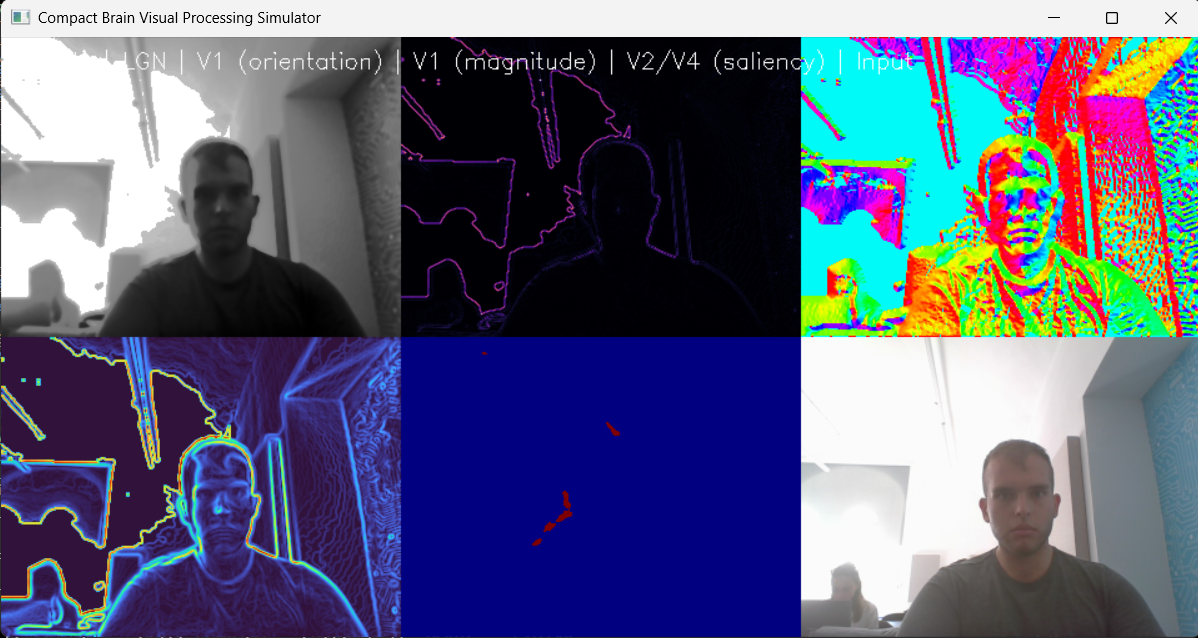
#> input picture my code samples/Snimka zaslona 2025-10-13 140016.png, 1198 x 638 px, given in place of the camera
$ python neurovision.py   (older library calls are emulated)
#> lines starting #> are read from the running program, lines starting #| are printed output that depends on the picture
'''
---

### **1. Retina (gore lijevo)**

* Predstavlja **ulazni sloj vizualnog sustava**, baš kao mrežnica oka.
* Zadužena je za detekciju **svjetline, kontrasta i osnovnih kontura**.
* U kodu to postiže **Gaussian blur + histogram equalization**, čime se simulira adaptacija na svjetlo.
* Retina ne “razumije” što vidi, samo priprema signal za daljnju obradu — čisti i normalizira informacije.

---

### **2. LGN (Lateral Geniculate Nucleus) – gore sredina**

* Ovdje dolazi do **prostorno-frekvencijskog filtriranja** — pojačavanja rubova i prijelaza.
* LGN prenosi informacije iz retine prema vizualnom korteksu i “naglašava” promjene u slici.
* Koristi se **Laplacian filter** koji ističe visoke frekvencije (nagla promjena svjetline).
* U biološkom smislu, LGN je “pojačivač kontrasta” koji priprema podatke za neuronske detektore rubova.

---

### **3. V1 (Orientation Map) – gore desno**

* Simulira **neurone orijentacijske selektivnosti** u primarnom vizualnom korteksu (V1).
* Svaki neuron u V1 “specijaliziran” je za određeni smjer ruba (horizontalni, dijagonalni, vertikalni...).
* Boje na mapi predstavljaju **različite orijentacije rubova** koje mozak detektira u slici.
* Ovo je prvi sloj u mozgu koji “razumije geometriju” slike — gdje su linije, oblici i smjerovi.

---

### **4. V1 (Magnitude Map) – dolje lijevo**

* Prikazuje **snagu** (magnitudu) odgovora iz V1 — koliko je neki rub jak.
* Što je područje svjetlije, to je veći kontrast i jači vizualni signal.
* To je kao “neuronalna aktivnost” – mjesta gdje je mozak najviše “uzbuđen” zbog vizualne promjene.
* U kombinaciji s orijentacijskom mapom, ovo daje potpunu sliku što mozak vidi i koliko jako reagira.

---

### **5. V2/V4 (Saliency Map) – dolje sredina**

* Ovaj sloj detektira **pokret i pažnju** — što se u sceni mijenja i na što bi mozak “gledao”.
* Računa se pomoću **razlike između trenutnog i prethodnog framea**.
* Pokretni dijelovi scene postaju jarko obojeni (crveno, žuto), dok statični dijelovi blijede.
* Ova mapa simulira **mehanizam pažnje** – fokus mozga na dinamične i bitne dijelove okoline.

---

### **6. Input (dolje desno)**

* To je **izvorni video signal** s tvoje kamere — ono što “oko vidi”.
* Služi kao usporedba između sirovog vizualnog inputa i procesiranih slojeva.
* Pokazuje koliko mozak zapravo “transformira” ulazni signal u korisne informacije.
* Na temelju njega možeš vizualno uočiti kako svaka faza obrade dodaje svoj “nivo razumijevanja”.

'''

import cv2
import numpy as np

cap = cv2.VideoCapture(0)
if not cap.isOpened():
    raise SystemExit("Camera not accessible")

def normalize(img):
    img = cv2.normalize(img, None, 0, 255, cv2.NORM_MINMAX)
    return np.uint8(img)

scale = 0.5  # faktor za smanjenje svih prikaza

while True:
    ret, frame = cap.read()
#> frame is the input picture: shape (638, 1198, 3); mean B, G, R 122.5, 95.4, 90.5
    if not ret:
        break

    frame = cv2.resize(frame, None, fx=scale, fy=scale)
#> frame: shape (319, 599, 3)
    gray = cv2.cvtColor(frame, cv2.COLOR_BGR2GRAY)

    # -------- LAYER 1: RETINA (brightness & contrast)
    retina = cv2.GaussianBlur(gray, (5, 5), 0)
    retina = cv2.equalizeHist(retina)

    # -------- LAYER 2: LGN (spatial frequency & edge enhancement)
    high_freq = cv2.Laplacian(retina, cv2.CV_64F)
    high_freq = normalize(np.abs(high_freq))

    # -------- LAYER 3: V1 (orientation selective neurons)
    sobelx = cv2.Sobel(retina, cv2.CV_64F, 1, 0, ksize=3)
    sobely = cv2.Sobel(retina, cv2.CV_64F, 0, 1, ksize=3)
    magnitude = np.sqrt(sobelx**2 + sobely**2)
    angle = np.arctan2(sobely, sobelx)
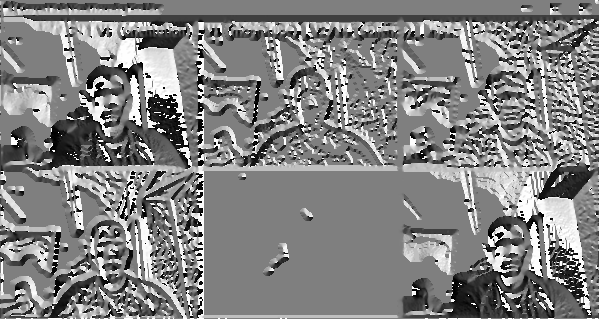
#> angle: shape (319, 599) float64; min -3.14, max 3.14, mean 0.075; drawn with min black and max white
    magnitude = normalize(magnitude)
    orientation = cv2.applyColorMap(normalize((angle + np.pi) * 255 / (2 * np.pi)), cv2.COLORMAP_HSV)
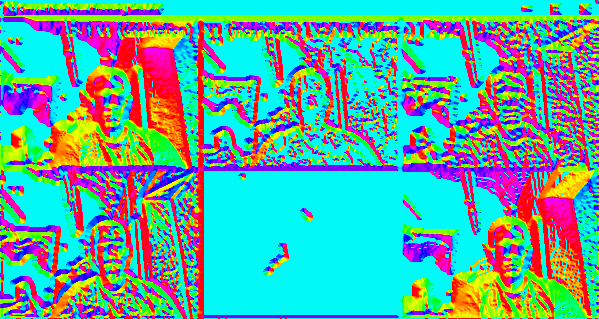
#> orientation: shape (319, 599, 3); mean B, G, R 159.7, 168.8, 92.1

    # -------- LAYER 4: V2/V4 (motion saliency)
    if 'prev_gray' in locals():
        diff = cv2.absdiff(retina, prev_gray)
        motion = cv2.threshold(diff, 30, 255, cv2.THRESH_BINARY)[1]
        motion = cv2.medianBlur(motion, 5)
        saliency = cv2.applyColorMap(motion, cv2.COLORMAP_JET)
    else:
        saliency = np.zeros_like(frame)

    prev_gray = retina.copy()

    # -------- Visualization
    retina_col = cv2.cvtColor(retina, cv2.COLOR_GRAY2BGR)
    high_col = cv2.applyColorMap(high_freq, cv2.COLORMAP_MAGMA)
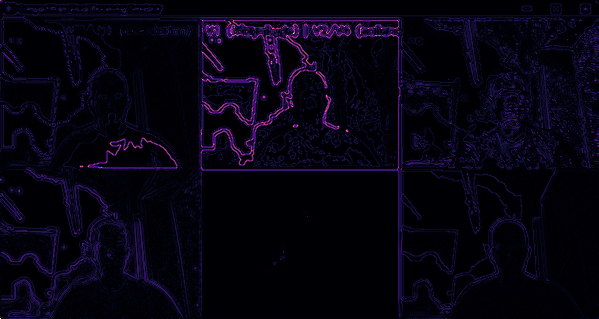
#> high_col: shape (319, 599, 3); mean B, G, R 17.3, 3.2, 6.5
    mag_col = cv2.applyColorMap(magnitude, cv2.COLORMAP_TURBO)
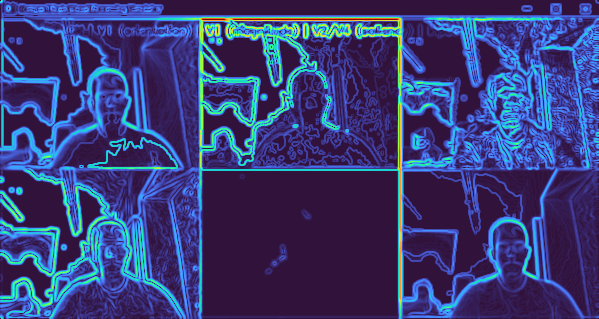
#> mag_col: shape (319, 599, 3); mean B, G, R 118.6, 60.4, 56.3

    # Stack panels (2x3 grid)
    top_row = np.hstack((retina_col, high_col, orientation))
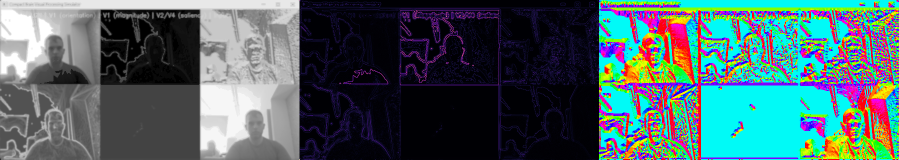
#> top_row: shape (319, 1797, 3) (shown at 1/2 size); mean B, G, R 101.1, 99.4, 75
    bottom_row = np.hstack((mag_col, saliency, frame))
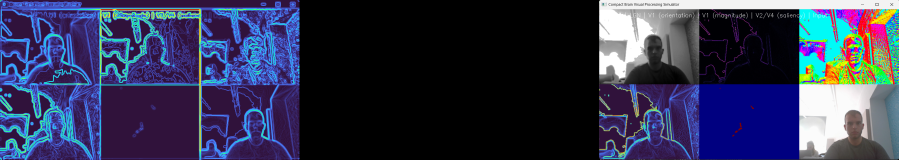
#> bottom_row: shape (319, 1797, 3) (shown at 1/2 size); mean B, G, R 80.4, 52, 49
    combined = np.vstack((top_row, bottom_row))

    cv2.putText(combined,
                'RETINA | LGN | V1 (orientation) | V1 (magnitude) | V2/V4 (saliency) | Input',
                (10, 25), cv2.FONT_HERSHEY_SIMPLEX, 0.6, (255, 255, 255), 1)
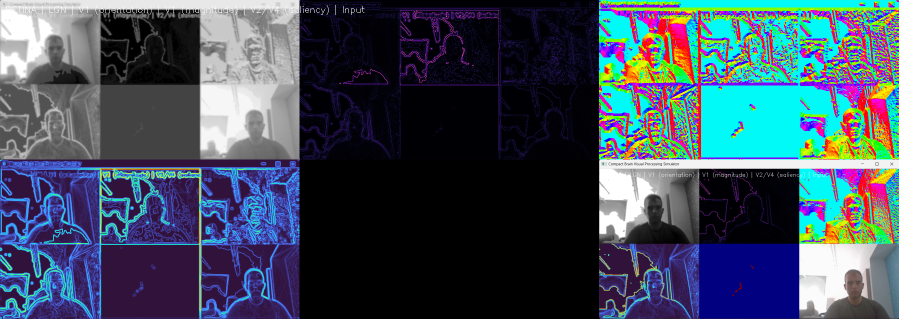
#> combined: shape (638, 1797, 3) (shown at 1/2 size); mean B, G, R 90.9, 75.8, 62.1

    cv2.imshow("Compact Brain Visual Processing Simulator", combined)

    if cv2.waitKey(1) & 0xFF == ord('q'):
#> (key q is pressed here)
        break

cap.release()
cv2.destroyAllWindows()
